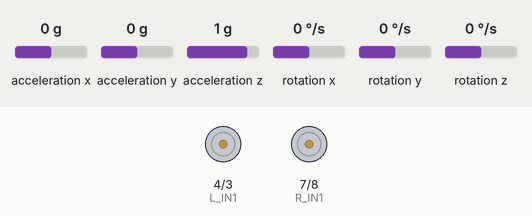
Simulated run of this sketch. Board: Arduino Uno, built with avr-gcc and run on an emulated ATmega328P. Parts: motor-driver pin pairs drawn as motors (green arrow = first pin HIGH = forward, orange = second pin HIGH = backward, longer = more drive, scaled by the enable pin). The inputs (shaded band) are chosen by the test bench; at power-on: acceleration y 0 g, acceleration x 0 g, acceleration z 1 g, rotation x 0 °/s, rotation y 0 °/s, rotation z 0 °/s. What the sketch prints to the serial monitor is not drawn.

Above: at 3.6 s.
3.7 s: acceleration y set to -1.4 g
At 9.3 s:
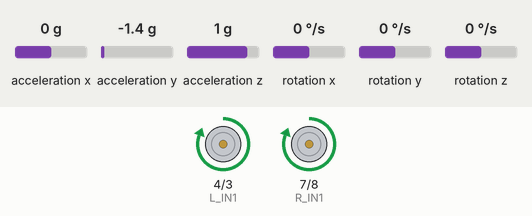
10.0 s: acceleration y set to 0 g
At 15.9 s:
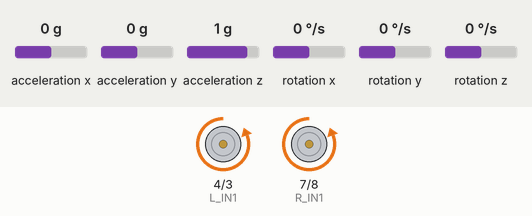
Timing chart, 0 to 23.1 s (numbered marks = the images above; inputs shaded):
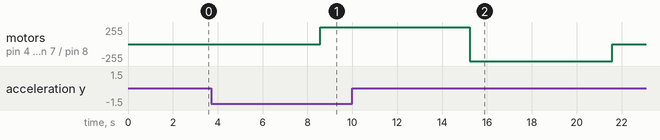

Measured:
- after the input at 3.7 s, motor on pin 4 (L_IN1) / pin 3 (L_IN2), motor on pin 7 (R_IN1) / pin 8 (R_IN2): stopped → forward 255/255 after 4.9 s
- after the input at 10.0 s, motor on pin 4 (L_IN1) / pin 3 (L_IN2), motor on pin 7 (R_IN1) / pin 8 (R_IN2): forward 255/255 → backward 255/255 after 5.2 s, → stopped 6.3 s later

The sketch:

physicore_active.ino
```cpp
/*
 * PhysiCore Balancing Bot Firmware v2.0
 * Reads REAL MPU6050 data. Applies PhysiCore commands to real motors.
 *
 * INSTALL LIBRARIES FIRST (Sketch → Include Library → Manage Libraries):
 *   1. "MPU6050_light" by rfetick
 *   2. "ArduinoJson" by Benoit Blanchon (version 6.x)
 *
 * WIRING:
 *   MPU6050: SDA→A4, SCL→A5, VCC→3.3V, GND→GND
 *   L298N:   ENA→5, IN1→4, IN2→3, ENB→6, IN3→7, IN4→8
 */

#include <Wire.h>
#include <MPU6050_light.h>
#include <ArduinoJson.h>

// ── CONFIGURE FOR YOUR HARDWARE ───────────────────────────────────────────
const int L_EN=5, L_IN1=4, L_IN2=3;   // Left motor (L298N)
const int R_EN=6, R_IN1=7, R_IN2=8;   // Right motor (L298N)
// ── CRITICAL: CALIBRATE THIS BEFORE RUNNING ─────────────────────
const float BALANCE_POINT = 0.0;  // SET THIS TO YOUR ROBOT'S UPRIGHT PITCH READING
const float MAX_TORQUE    = 2.5;  // PhysiCore engine outputs ±2.5 N·m max.

// Internal PID (safety fallback when PhysiCore not connected)
const float KP=35.0, KI=0.5, KD=1.2;
// ─────────────────────────────────────────────────────────────────────────

const int BAUD_RATE=115200, LOOP_MS=20;
MPU6050 mpu(Wire);

float pitch=0, pitch_rate=0, motor_l=0, motor_r=0;
bool  physicore_active=false;
unsigned long last_cmd=0, last_tx=0;
float pid_integral=0, prev_error=0;

void setup() {
  Serial.begin(BAUD_RATE);
  Wire.begin();
  pinMode(L_EN,OUTPUT); pinMode(L_IN1,OUTPUT); pinMode(L_IN2,OUTPUT);
  pinMode(R_EN,OUTPUT); pinMode(R_IN1,OUTPUT); pinMode(R_IN2,OUTPUT);
  applyMotors(0);

  byte status = mpu.begin();
  while (status != 0) {
    Serial.println("{\"error\":\"MPU6050 not found — check wiring SDA->A4 SCL->A5\"}");
    delay(500);
    status = mpu.begin();
  }
  Serial.println("{\"status\":\"calibrating\",\"message\":\"Keep robot STILL for 3 seconds\"}");
  mpu.calcOffsets(true, true);
  Serial.println("{\"status\":\"ready\",\"message\":\"PhysiCore firmware ready\"}");
}

void loop() {
  unsigned long now = millis();

  // 1. READ REAL IMU
  mpu.update();
  pitch      = mpu.getAngleX() - BALANCE_POINT;
  pitch_rate = mpu.getGyroX();

  // 2. RECEIVE PHYSICORE COMMANDS
  if (Serial.available() > 0) {
    StaticJsonDocument<256> cmd;
    if (deserializeJson(cmd, Serial) == DeserializationError::Ok) {
      if (strcmp(cmd["op"], "command") == 0) {
        JsonArray action = cmd["action"].as<JsonArray>();
        if (action.size() > 0) {
          float torque = action[0].as<float>();
          motor_l = constrain(torque / MAX_TORQUE, -1.0f, 1.0f);
          motor_r = motor_l;
          physicore_active = true;
          last_cmd = now;
        }
      }
    }
  }

  // 3. SAFETY TIMEOUT
  if (now - last_cmd > 500) physicore_active = false;

  // 4. APPLY CONTROL
  if (physicore_active) {
    applyMotors(motor_l);
  } else {
    float err = -pitch;
    pid_integral = constrain(pid_integral + err*(LOOP_MS/1000.0f), -50.0f, 50.0f);
    float deriv  = (err - prev_error) / (LOOP_MS/1000.0f);
    float v      = constrain((KP*err + KI*pid_integral + KD*deriv)/255.0f, -1.0f, 1.0f);
    prev_error   = err;
    motor_l = motor_r = v;
    applyMotors(v);
  }

  // 5. SEND TELEMETRY AT 50Hz
  if (now - last_tx >= LOOP_MS) {
    last_tx = now;
    StaticJsonDocument<256> doc;
    doc["pitch"]   = pitch;
    doc["roll"]    = mpu.getAngleY();
    doc["gyro_x"]  = pitch_rate;
    doc["gyro_y"]  = mpu.getGyroY();
    doc["gyro_z"]  = mpu.getGyroZ();
    doc["accel_x"] = mpu.getAccX();
    doc["accel_y"] = mpu.getAccY();
    doc["accel_z"] = mpu.getAccZ();
    doc["motor_l"] = motor_l * MAX_TORQUE;
    doc["motor_r"] = motor_r * MAX_TORQUE;
    doc["active"]  = physicore_active;
    doc["timestamp"] = now;
    serializeJson(doc, Serial);
    Serial.println();
  }

  while (millis() - now < LOOP_MS);
}

void applyMotors(float v) {
  int pwm     = constrain((int)(abs(v)*255), 0, 255);
  bool fwd    = (v >= 0);
  digitalWrite(L_IN1, fwd); digitalWrite(L_IN2, !fwd); analogWrite(L_EN, pwm);
  digitalWrite(R_IN1, fwd); digitalWrite(R_IN2, !fwd); analogWrite(R_EN, pwm);
}
```
